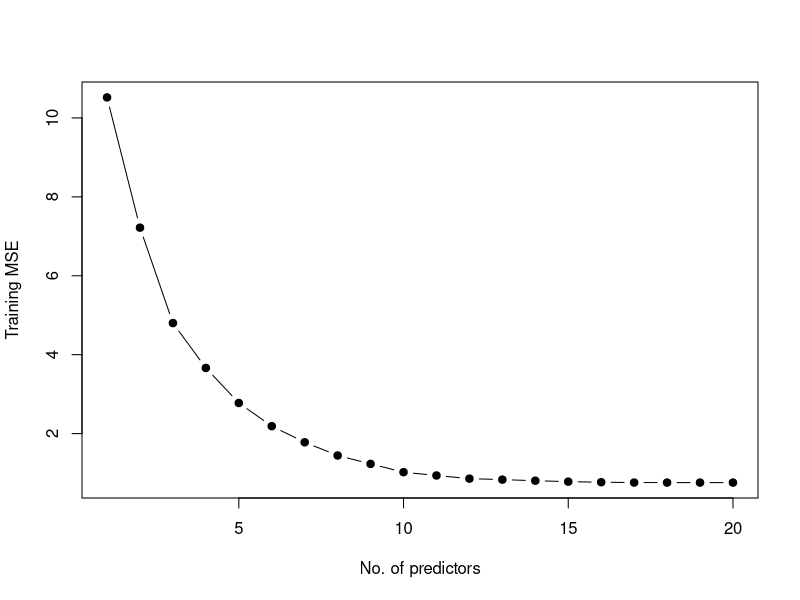
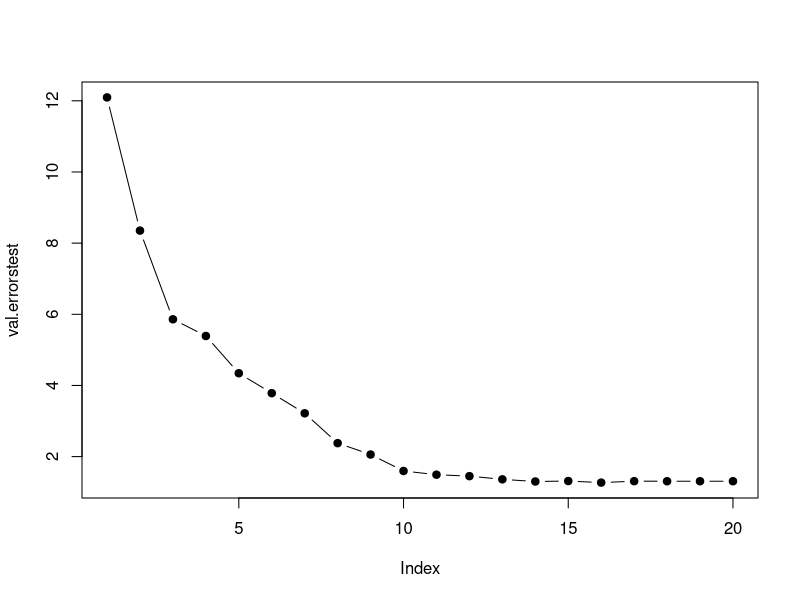
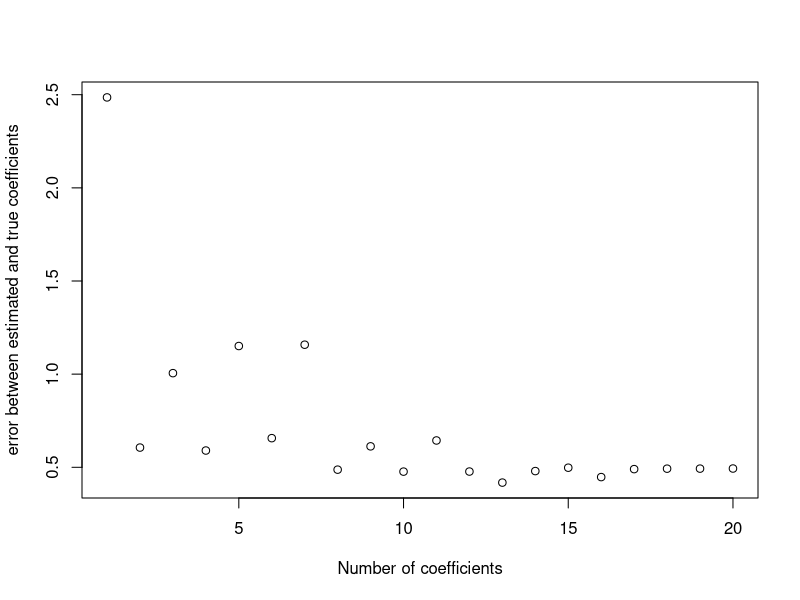

Source code (R) for these figures, in order:
## ---- chunk 1
set.seed(1)
p=20
n=1000
x = matrix(rnorm(n*p),n,p)
B= rnorm(p)
B[3] = 0
B[5] = 0
B[6] = 0
B[10] = 0
B[18] = 0
eps = rnorm(n)
y = x%*%B + eps
## ---- chunk 2
train = sample(1:dim(x)[1],100)
x.train = x[train,]
y.train = y[train,]
x.test = x[-train,]
y.test = y[-train,]
## ---- chunk 3
library(leaps)
regfit.full = regsubsets(y ~ . , data = data.frame(x=x.train, y=y.train), nvmax=p)
summary(regfit.full)
## ---- chunk 4
val.errors=rep(NA,20)
train.mat = model.matrix(y~.,data=data.frame(x=x.train,y=y.train))
for(i in 1:20){
  coefi = coef(regfit.full, id = i)
  pred = train.mat[,names(coefi)]%*%coefi
  val.errors[i] = mean((y.train-pred)^2)
}
## ---- chunk 5
plot(val.errors, xlab="No. of predictors", ylab="Training MSE", type="b", pch=19)
## ---- chunk 6
x_cols = colnames(x, do.NULL=F, prefix = "x.")
x_cols
## ---- chunk 7
test.mat = model.matrix(y~., data = data.frame(x=x.test, y=y.test))
val.errorstest = rep(NA,20)
## ---- chunk 8
for(i in 1:20){
  coefi = coef(regfit.full, id=i)
  pred = as.matrix(x.test[, x_cols %in% names(coefi)]) %*% coefi[names(coefi) %in% 
        x_cols]
  val.errorstest[i] = mean((y.test-pred)^2)
}
## ---- chunk 9
plot(val.errorstest, type="b",pch=19)
## ---- chunk 10
which.min(val.errorstest)
## ---- chunk 11
coef.best = coef(regfit.full, id=19)
coef.best
## ---- chunk 12
names(B) = paste0("x.",1:20)
merge(data.frame(beta=names(B),B),data.frame(beta=names(coef.best),coef.best),all.x=T, sort=F)
## ---- chunk 13
val.errors = rep(NA,20)
a = rep(NA,20)
b = rep(NA,20)
for (i in 1:20){
  coefi = coef(regfit.full, id=i)
  a[i] = length(coefi)-1
  b[i] = sqrt(sum((B[x_cols %in% names(coefi)] - coefi[names(coefi) %in% x_cols])^2) + 
  sum(B[!(x_cols %in% names(coefi))])^2)
}
## ---- chunk 14
plot(x=a, y=b, xlab="Number of coefficients", ylab="error between estimated and true coefficients")

## ---- chunk 15
which.min(b)
